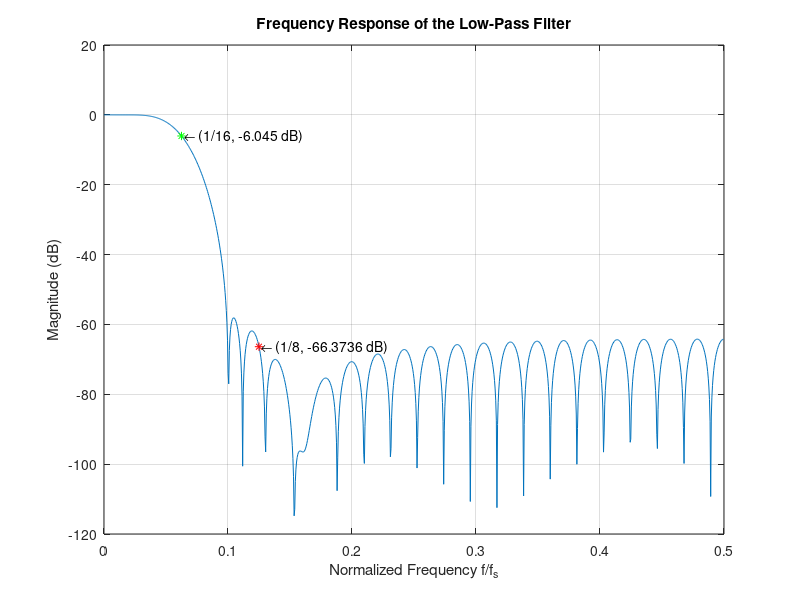
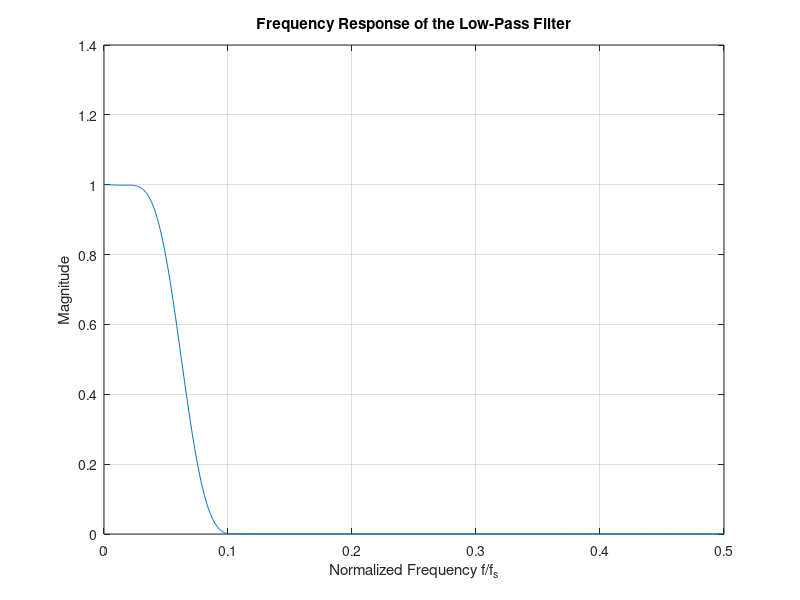
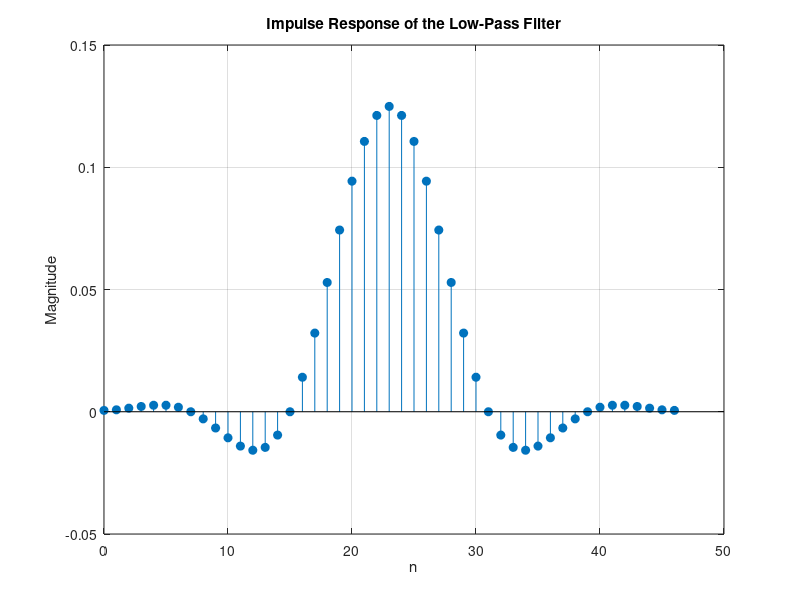
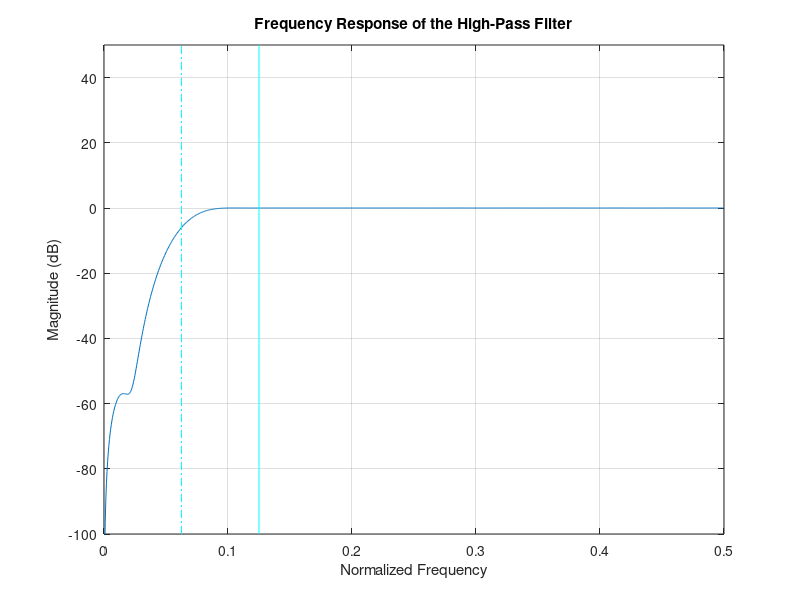

Write the MATLAB code that produced these figures, in order.
clc;
close all;
clear;

%%%Task2%%%
%%%%%%%%%%%

fs = 48000;
fc = 3000;
% N = 55;
N = 47;
m = (N-1)/2; % 延迟 m 使得 h_highpass[n] 是类型 I 线性相位滤波器
F = 12;

% 计算理想滤波器的冲击响应
n = -(N-1)/2 : (N-1)/2;
hd = (2 * fc / fs) * sinc(2 * fc / fs * n);

% 窗函数，chebyshev>hamming>blackman>hann
% w = blackman(N)';
% w = hamming(N)';
w = chebwin(N, 45)';
% 45 is recommended
h = hd .* w;

% 确保DC value为1
h = h / sum(h);

% 频率响应分析
[H_quant, f] = freqz(h, 1, 1024, fs);
normalized_f = f/fs;
H_db = 20*log10(abs(H_quant));

% 频率响应图
figure;
plot(normalized_f, H_db)
grid on;
title('Frequency Response of the Low-Pass Filter');
xlabel('Normalized Frequency f/f_s');
ylabel('Magnitude (dB)');
hold on;
index_1_8 = find(normalized_f == 1/8, 1);
index_1_16 = find(normalized_f == 1/16, 1);
plot(normalized_f(index_1_8), H_db(index_1_8), 'r*'); 
plot(normalized_f(index_1_16), H_db(index_1_16), 'g*'); 
text(normalized_f(index_1_8), H_db(index_1_8), [' \leftarrow (1/8, ' num2str(H_db(index_1_8)) ' dB)'], 'HorizontalAlignment', 'left');
text(normalized_f(index_1_16), H_db(index_1_16), [' \leftarrow (1/16, ' num2str(H_db(index_1_16)) ' dB)'], 'HorizontalAlignment', 'left');
hold off;

figure;
plot(normalized_f, abs(H_quant))
title('Frequency Response of the Low-Pass Filter');
xlabel('Normalized Frequency f/f_s');
ylabel('Magnitude'); 
grid on;

figure;
stem(0:N-1, h, "filled")
title('Impulse Response of the Low-Pass Filter');
xlabel('n');
ylabel('Magnitude');
grid on;

%%%Task3%%%
%%%%%%%%%%%
% 创建单位冲击函数
delta = [zeros(1, m) 1 zeros(1, m)]; 

h_highpass = delta - h;

[H_high, f_high] = freqz(h_highpass, 1, 1024, fs);
normalized_f_high = f_high/fs;
H_db_high = 20*log10(abs(H_high));

% 频率响应图
figure;
plot(normalized_f_high, H_db_high)
grid on;
title('Frequency Response of the High-Pass Filter');
ylim([-100,50])
line([1/16, 1/16], ylim, 'Color', 'cyan', 'LineStyle', '-.', 'DisplayName', 'v = 1/16');
line([1/8, 1/8], ylim, 'Color', 'cyan', 'LineStyle', '-', 'DisplayName', 'v = 1/8');
xlabel('Normalized Frequency');
ylabel('Magnitude (dB)');


% figure;
% plot(normalized_f_high, abs(H_high))
% grid on;
% title('Frequency Response of the High-Pass Filter');
% xlabel('Normalized Frequency');
% ylabel('Magnitude');

figure;
stem(0:N-1, h_highpass, "filled")
title('Impulse Response of the High-Pass Filter');
xlabel('n');
ylabel('Magnitude');
grid on;

%%%Task4%%%
%%%%%%%%%%%

h_quant = 2^(-F) * round(h * 2^F);
[H_quant, f] = freqz(h_quant, 1, 1024, fs);
normalized_f_quant = f/fs;
H_quant_db = 20*log10(abs(H_quant));

% figure;
% plot(normalized_f_quant, H_quant_db)
% grid on;
% title('Frequency Response of the Low-Pass Filter with Quantization');
% xlabel('Normalized Frequency f/f_s');
% ylabel('Magnitude (dB)');
% hold on;
% [~, index_1_8] = min(abs(normalized_f_quant - 1/8));
% [~, index_1_16] = min(abs(normalized_f_quant - 1/16));
% plot(normalized_f_quant(index_1_8), H_quant_db(index_1_8), 'r*'); % 红色圆圈
% plot(normalized_f_quant(index_1_16), H_quant_db(index_1_16), 'g*'); % 绿色星号
% text(normalized_f_quant(index_1_8), H_quant_db(index_1_8), [' \leftarrow (1/8, ' num2str(H_quant_db(index_1_8)) ' dB)'], 'HorizontalAlignment', 'left');
% text(normalized_f_quant(index_1_16), H_quant_db(index_1_16), [' \leftarrow (1/16, ' num2str(H_quant_db(index_1_16)) ' dB)'], 'HorizontalAlignment', 'left');
% hold off;

% Comparison
figure;
plot(normalized_f_quant, H_quant_db, 'r-', 'DisplayName', 'Quantized'); % 红色实线
grid on;
hold on;
plot(normalized_f, H_db, 'b--', 'DisplayName', 'Original'); % 蓝色虚线
line([1/16, 1/16], ylim, 'Color', 'cyan', 'LineStyle', '-.', 'DisplayName', 'v = 1/16'); % 画出 x = 1/16 的黑色实线
line([1/8, 1/8], ylim, 'Color', 'cyan', 'LineStyle', '-', 'DisplayName', 'v = 1/8'); % 画出 x = 1/8 的黑色实线
title('Frequency Response of the Low-Pass Filter');
xlabel('Normalized Frequency f/f_s');
ylabel('Magnitude (dB)');
legend show; % 显示图例
hold off;

%%%Task4%%%
%%%%%%%%%%%

% 从均匀分布区间采样信号
x_min = -2^11;
x_max = 2^11;
x = x_min + (x_max - x_min).*rand(1, 1000000);

xl = conv(x, h);
P_xl = mean(xl.^2);

xl_quant = round(conv(x, h_quant));
xl_quant = conv(x, h_quant);
P_quant_noise = mean((xl-xl_quant).^2);

SNQR = 10*log10(P_xl/P_quant_noise)





